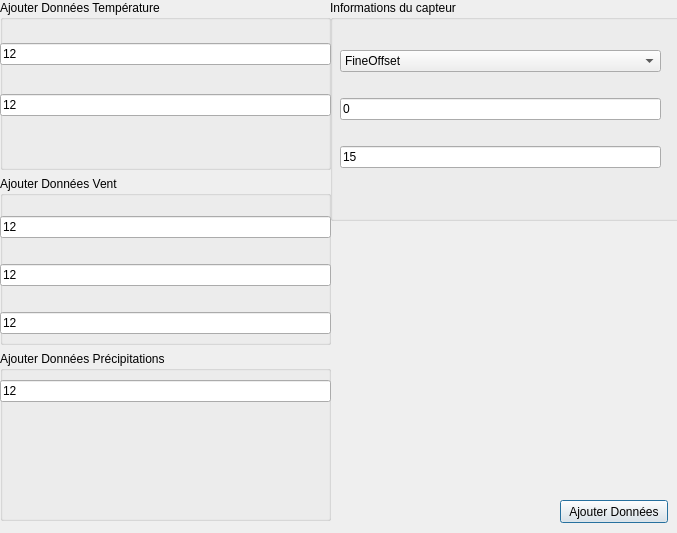
<?xml version="1.0" encoding="UTF-8"?>
<ui version="4.0">
 <class>InterfaceTest</class>
 <widget class="QDialog" name="InterfaceTest">
  <property name="geometry">
   <rect>
    <x>0</x>
    <y>0</y>
    <width>677</width>
    <height>533</height>
   </rect>
  </property>
  <property name="windowTitle">
   <string>Dialog</string>
  </property>
  <widget class="QGroupBox" name="groupBox_2">
   <property name="geometry">
    <rect>
     <x>330</x>
     <y>0</y>
     <width>351</width>
     <height>221</height>
    </rect>
   </property>
   <property name="title">
    <string>Informations du capteur</string>
   </property>
   <widget class="QWidget" name="layoutWidget">
    <property name="geometry">
     <rect>
      <x>10</x>
      <y>30</y>
      <width>321</width>
      <height>161</height>
     </rect>
    </property>
    <layout class="QVBoxLayout" name="verticalLayout">
     <item>
      <widget class="QComboBox" name="comboBoxModele">
       <item>
        <property name="text">
         <string>FineOffset</string>
        </property>
       </item>
       <item>
        <property name="text">
         <string>Nexus</string>
        </property>
       </item>
      </widget>
     </item>
     <item>
      <widget class="QLineEdit" name="lineEditCanal">
       <property name="text">
        <string>0</string>
       </property>
       <property name="placeholderText">
        <string>Canal</string>
       </property>
      </widget>
     </item>
     <item>
      <widget class="QLineEdit" name="lineEditidCourant">
       <property name="text">
        <string>15</string>
       </property>
       <property name="placeholderText">
        <string>IdCourant</string>
       </property>
      </widget>
     </item>
    </layout>
   </widget>
  </widget>
  <widget class="QPushButton" name="pushButton">
   <property name="geometry">
    <rect>
     <x>560</x>
     <y>500</y>
     <width>108</width>
     <height>23</height>
    </rect>
   </property>
   <property name="text">
    <string>Ajouter Données</string>
   </property>
  </widget>
  <widget class="QWidget" name="">
   <property name="geometry">
    <rect>
     <x>0</x>
     <y>0</y>
     <width>331</width>
     <height>521</height>
    </rect>
   </property>
   <layout class="QVBoxLayout" name="verticalLayout_5">
    <item>
     <widget class="QGroupBox" name="groupBox">
      <property name="title">
       <string>Ajouter Données Température</string>
      </property>
      <widget class="QWidget" name="layoutWidget">
       <property name="geometry">
        <rect>
         <x>0</x>
         <y>20</y>
         <width>331</width>
         <height>121</height>
        </rect>
       </property>
       <layout class="QVBoxLayout" name="verticalLayout_2">
        <item>
         <widget class="QLineEdit" name="lineEditTemperature">
          <property name="text">
           <string>12</string>
          </property>
          <property name="placeholderText">
           <string>Température</string>
          </property>
         </widget>
        </item>
        <item>
         <widget class="QLineEdit" name="lineEditHumidite">
          <property name="text">
           <string>12</string>
          </property>
          <property name="placeholderText">
           <string>Humidité</string>
          </property>
         </widget>
        </item>
       </layout>
      </widget>
     </widget>
    </item>
    <item>
     <widget class="QGroupBox" name="groupBox_3">
      <property name="title">
       <string>Ajouter Données Vent</string>
      </property>
      <widget class="QWidget" name="layoutWidget_2">
       <property name="geometry">
        <rect>
         <x>0</x>
         <y>20</y>
         <width>331</width>
         <height>161</height>
        </rect>
       </property>
       <layout class="QVBoxLayout" name="verticalLayout_3">
        <item>
         <widget class="QLineEdit" name="lineEditVitesseMoyenne">
          <property name="text">
           <string>12</string>
          </property>
          <property name="placeholderText">
           <string>Vitesse Moyenne</string>
          </property>
         </widget>
        </item>
        <item>
         <widget class="QLineEdit" name="lineEditDirection">
          <property name="text">
           <string>12</string>
          </property>
          <property name="placeholderText">
           <string>Direction du vent</string>
          </property>
         </widget>
        </item>
        <item>
         <widget class="QLineEdit" name="lineEditVitesseMaximum">
          <property name="text">
           <string>12</string>
          </property>
          <property name="placeholderText">
           <string>Vitesse Maximum</string>
          </property>
         </widget>
        </item>
       </layout>
      </widget>
     </widget>
    </item>
    <item>
     <widget class="QGroupBox" name="groupBox_4">
      <property name="title">
       <string>Ajouter Données Précipitations</string>
      </property>
      <widget class="QWidget" name="layoutWidget_3">
       <property name="geometry">
        <rect>
         <x>0</x>
         <y>20</y>
         <width>331</width>
         <height>41</height>
        </rect>
       </property>
       <layout class="QVBoxLayout" name="verticalLayout_4">
        <item>
         <widget class="QLineEdit" name="lineEditPrecipitation">
          <property name="text">
           <string>12</string>
          </property>
          <property name="placeholderText">
           <string>Précipitations</string>
          </property>
         </widget>
        </item>
       </layout>
      </widget>
     </widget>
    </item>
   </layout>
  </widget>
 </widget>
 <resources/>
 <connections/>
</ui>
